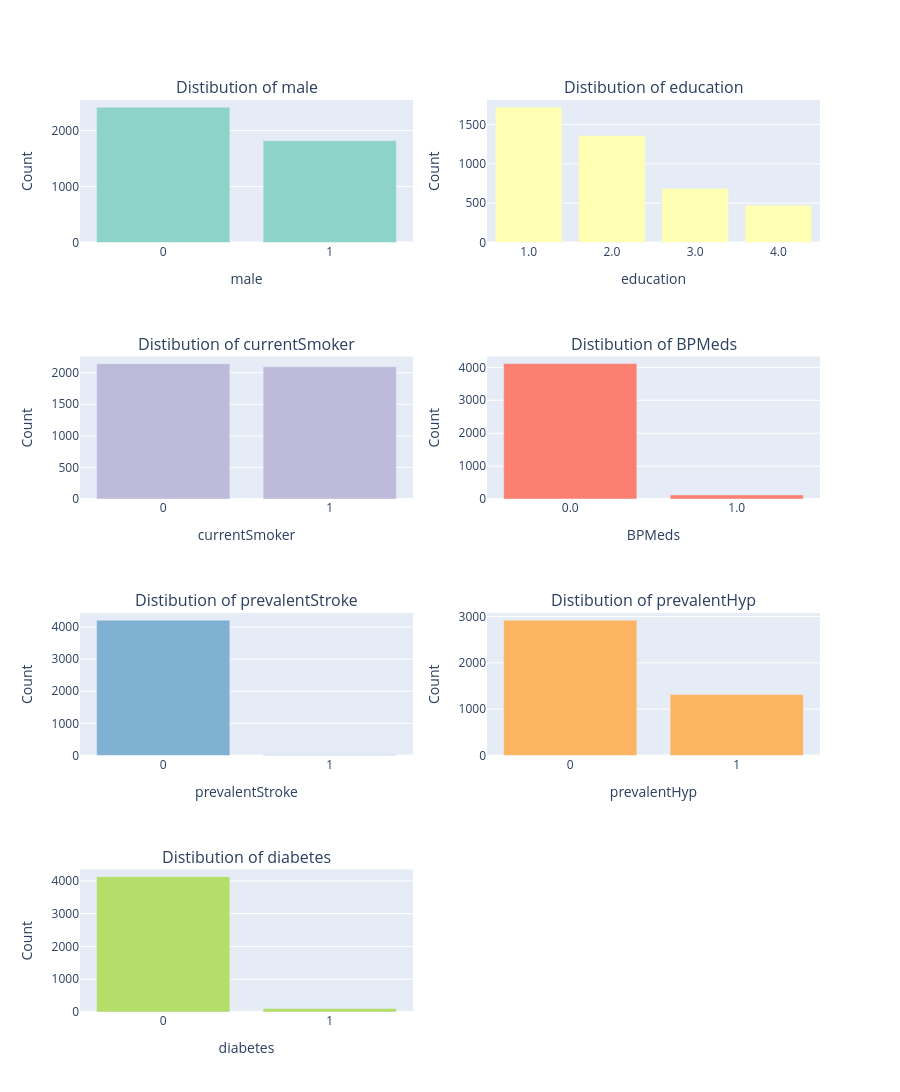

Here is the notebook cell this chart was saved with:
### Code cell
# Categorical Feature Representation
if df is not None:
    binary_cols = ['male', 'education', 'currentSmoker', 'BPMeds', 'prevalentStroke', 'prevalentHyp', 'diabetes']

    fig = make_subplots(rows=len(binary_cols)//2 + len(binary_cols)%2, cols=2, subplot_titles=[f'Distibution of {col}' for col in binary_cols])

    for i, col in enumerate(binary_cols):
        row = (i //2) + 1
        col_idx = (i % 2) + 1
        counts = df[col].value_counts().reset_index()
        counts.columns = [col, 'Count']
        fig.add_trace(go.Bar(x=counts[col].astype(str), y=counts['Count'], name=col, marker_color=px.colors.qualitative.Set3[i%10]), row=row, col=col_idx)

        fig.update_xaxes(title_text=col, row=row, col=col_idx)
        fig.update_yaxes(title_text="Count", row=row, col=col_idx)

    fig.update_layout(height=400*len(binary_cols)//2 + len(binary_cols)%2, showlegend=False)
    fig.show()

    logging.info("Displayed bar plots of binary columns")

### Figure 1 — Plotly figure (JSON) as saved in the notebook; plotly's stock layout.template omitted (floating-point values rounded to 4 significant figures)
{"data": [{"marker": {"color": "rgb(141,211,199)"}, "name": "male", "type": "bar", "x": ["0", "1"], "xaxis": "x", "y": [2419, 1819], "yaxis": "y"}, {"marker": {"color": "rgb(255,255,179)"}, "name": "education", "type": "bar", "x": ["1.0", "2.0", "3.0", "4.0"], "xaxis": "x2", "y": [1720, 1358, 687, 473], "yaxis": "y2"}, {"marker": {"color": "rgb(190,186,218)"}, "name": "currentSmoker", "type": "bar", "x": ["0", "1"], "xaxis": "x3", "y": [2144, 2094], "yaxis": "y3"}, {"marker": {"color": "rgb(251,128,114)"}, "name": "BPMeds", "type": "bar", "x": ["0.0", "1.0"], "xaxis": "x4", "y": [4114, 124], "yaxis": "y4"}, {"marker": {"color": "rgb(128,177,211)"}, "name": "prevalentStroke", "type": "bar", "x": ["0", "1"], "xaxis": "x5", "y": [4213, 25], "yaxis": "y5"}, {"marker": {"color": "rgb(253,180,98)"}, "name": "prevalentHyp", "type": "bar", "x": ["0", "1"], "xaxis": "x6", "y": [2922, 1316], "yaxis": "y6"}, {"marker": {"color": "rgb(179,222,105)"}, "name": "diabetes", "type": "bar", "x": ["0", "1"], "xaxis": "x7", "y": [4129, 109], "yaxis": "y7"}], "layout": {"annotations": [{"font": {"size": 16}, "showarrow": false, "text": "Distibution of male", "x": 0.225, "xanchor": "center", "xref": "paper", "y": 1, "yanchor": "bottom", "yref": "paper"}, {"font": {"size": 16}, "showarrow": false, "text": "Distibution of education", "x": 0.775, "xanchor": "center", "xref": "paper", "y": 1, "yanchor": "bottom", "yref": "paper"}, {"font": {"size": 16}, "showarrow": false, "text": "Distibution of currentSmoker", "x": 0.225, "xanchor": "center", "xref": "paper", "y": 0.7188, "yanchor": "bottom", "yref": "paper"}, {"font": {"size": 16}, "showarrow": false, "text": "Distibution of BPMeds", "x": 0.775, "xanchor": "center", "xref": "paper", "y": 0.7188, "yanchor": "bottom", "yref": "paper"}, {"font": {"size": 16}, "showarrow": false, "text": "Distibution of prevalentStroke", "x": 0.225, "xanchor": "center", "xref": "paper", "y": 0.4375, "yanchor": "bottom", "yref": "paper"}, {"font": {"size": 16}, "showarrow": false, "text": "Distibution of prevalentHyp", "x": 0.775, "xanchor": "center", "xref": "paper", "y": 0.4375, "yanchor": "bottom", "yref": "paper"}, {"font": {"size": 16}, "showarrow": false, "text": "Distibution of diabetes", "x": 0.225, "xanchor": "center", "xref": "paper", "y": 0.1562, "yanchor": "bottom", "yref": "paper"}], "height": 1401, "showlegend": false, "xaxis": {"anchor": "y", "domain": [0, 0.45], "title": {"text": "male"}}, "xaxis2": {"anchor": "y2", "domain": [0.55, 1], "title": {"text": "education"}}, "xaxis3": {"anchor": "y3", "domain": [0, 0.45], "title": {"text": "currentSmoker"}}, "xaxis4": {"anchor": "y4", "domain": [0.55, 1], "title": {"text": "BPMeds"}}, "xaxis5": {"anchor": "y5", "domain": [0, 0.45], "title": {"text": "prevalentStroke"}}, "xaxis6": {"anchor": "y6", "domain": [0.55, 1], "title": {"text": "prevalentHyp"}}, "xaxis7": {"anchor": "y7", "domain": [0, 0.45], "title": {"text": "diabetes"}}, "xaxis8": {"anchor": "y8", "domain": [0.55, 1]}, "yaxis": {"anchor": "x", "domain": [0.8438, 1], "title": {"text": "Count"}}, "yaxis2": {"anchor": "x2", "domain": [0.8438, 1], "title": {"text": "Count"}}, "yaxis3": {"anchor": "x3", "domain": [0.5625, 0.7188], "title": {"text": "Count"}}, "yaxis4": {"anchor": "x4", "domain": [0.5625, 0.7188], "title": {"text": "Count"}}, "yaxis5": {"anchor": "x5", "domain": [0.2812, 0.4375], "title": {"text": "Count"}}, "yaxis6": {"anchor": "x6", "domain": [0.2812, 0.4375], "title": {"text": "Count"}}, "yaxis7": {"anchor": "x7", "domain": [0, 0.1562], "title": {"text": "Count"}}, "yaxis8": {"anchor": "x8", "domain": [0, 0.1562]}}}
